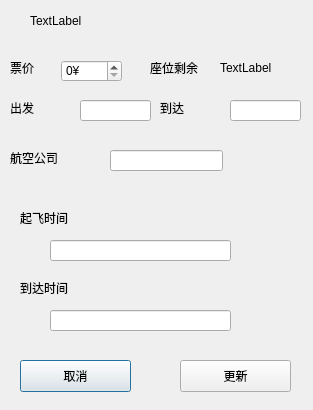
<?xml version="1.0" encoding="UTF-8"?>
<ui version="4.0">
 <class>plAlterDialog</class>
 <widget class="QDialog" name="plAlterDialog">
  <property name="geometry">
   <rect>
    <x>0</x>
    <y>0</y>
    <width>313</width>
    <height>410</height>
   </rect>
  </property>
  <property name="windowTitle">
   <string>Dialog</string>
  </property>
  <widget class="QLabel" name="planeid">
   <property name="geometry">
    <rect>
     <x>30</x>
     <y>10</y>
     <width>191</width>
     <height>21</height>
    </rect>
   </property>
   <property name="text">
    <string>TextLabel</string>
   </property>
  </widget>
  <widget class="QLabel" name="label_2">
   <property name="geometry">
    <rect>
     <x>10</x>
     <y>60</y>
     <width>57</width>
     <height>16</height>
    </rect>
   </property>
   <property name="text">
    <string>票价</string>
   </property>
  </widget>
  <widget class="QLabel" name="label_3">
   <property name="geometry">
    <rect>
     <x>10</x>
     <y>100</y>
     <width>57</width>
     <height>16</height>
    </rect>
   </property>
   <property name="text">
    <string>出发</string>
   </property>
  </widget>
  <widget class="QLineEdit" name="fromEdit">
   <property name="geometry">
    <rect>
     <x>80</x>
     <y>100</y>
     <width>71</width>
     <height>21</height>
    </rect>
   </property>
  </widget>
  <widget class="QLabel" name="label_4">
   <property name="geometry">
    <rect>
     <x>160</x>
     <y>100</y>
     <width>57</width>
     <height>16</height>
    </rect>
   </property>
   <property name="text">
    <string>到达</string>
   </property>
  </widget>
  <widget class="QLineEdit" name="toEdit">
   <property name="geometry">
    <rect>
     <x>230</x>
     <y>100</y>
     <width>71</width>
     <height>21</height>
    </rect>
   </property>
  </widget>
  <widget class="QLabel" name="label_5">
   <property name="geometry">
    <rect>
     <x>150</x>
     <y>60</y>
     <width>57</width>
     <height>16</height>
    </rect>
   </property>
   <property name="text">
    <string>座位剩余</string>
   </property>
  </widget>
  <widget class="QLabel" name="label_6">
   <property name="geometry">
    <rect>
     <x>10</x>
     <y>150</y>
     <width>57</width>
     <height>16</height>
    </rect>
   </property>
   <property name="text">
    <string>航空公司</string>
   </property>
  </widget>
  <widget class="QLineEdit" name="company">
   <property name="geometry">
    <rect>
     <x>110</x>
     <y>150</y>
     <width>113</width>
     <height>21</height>
    </rect>
   </property>
  </widget>
  <widget class="QSpinBox" name="price">
   <property name="geometry">
    <rect>
     <x>61</x>
     <y>60</y>
     <width>61</width>
     <height>22</height>
    </rect>
   </property>
   <property name="suffix">
    <string>¥</string>
   </property>
   <property name="maximum">
    <number>9999</number>
   </property>
  </widget>
  <widget class="QLabel" name="seatsnum">
   <property name="geometry">
    <rect>
     <x>220</x>
     <y>60</y>
     <width>57</width>
     <height>16</height>
    </rect>
   </property>
   <property name="text">
    <string>TextLabel</string>
   </property>
  </widget>
  <widget class="QLabel" name="label_8">
   <property name="geometry">
    <rect>
     <x>20</x>
     <y>210</y>
     <width>57</width>
     <height>16</height>
    </rect>
   </property>
   <property name="text">
    <string>起飞时间</string>
   </property>
  </widget>
  <widget class="QLabel" name="label_9">
   <property name="geometry">
    <rect>
     <x>20</x>
     <y>280</y>
     <width>57</width>
     <height>16</height>
    </rect>
   </property>
   <property name="text">
    <string>到达时间</string>
   </property>
  </widget>
  <widget class="QPushButton" name="exitButton">
   <property name="geometry">
    <rect>
     <x>20</x>
     <y>360</y>
     <width>111</width>
     <height>32</height>
    </rect>
   </property>
   <property name="text">
    <string>取消</string>
   </property>
  </widget>
  <widget class="QPushButton" name="AlterButton">
   <property name="geometry">
    <rect>
     <x>180</x>
     <y>360</y>
     <width>111</width>
     <height>32</height>
    </rect>
   </property>
   <property name="text">
    <string>更新</string>
   </property>
  </widget>
  <widget class="QLineEdit" name="fromtimeEdit">
   <property name="geometry">
    <rect>
     <x>50</x>
     <y>240</y>
     <width>181</width>
     <height>21</height>
    </rect>
   </property>
  </widget>
  <widget class="QLineEdit" name="toTimeEdit">
   <property name="geometry">
    <rect>
     <x>50</x>
     <y>310</y>
     <width>181</width>
     <height>21</height>
    </rect>
   </property>
  </widget>
 </widget>
 <resources/>
 <connections>
  <connection>
   <sender>exitButton</sender>
   <signal>clicked()</signal>
   <receiver>plAlterDialog</receiver>
   <slot>accept()</slot>
   <hints>
    <hint type="sourcelabel">
     <x>92</x>
     <y>370</y>
    </hint>
    <hint type="destinationlabel">
     <x>118</x>
     <y>423</y>
    </hint>
   </hints>
  </connection>
 </connections>
</ui>
